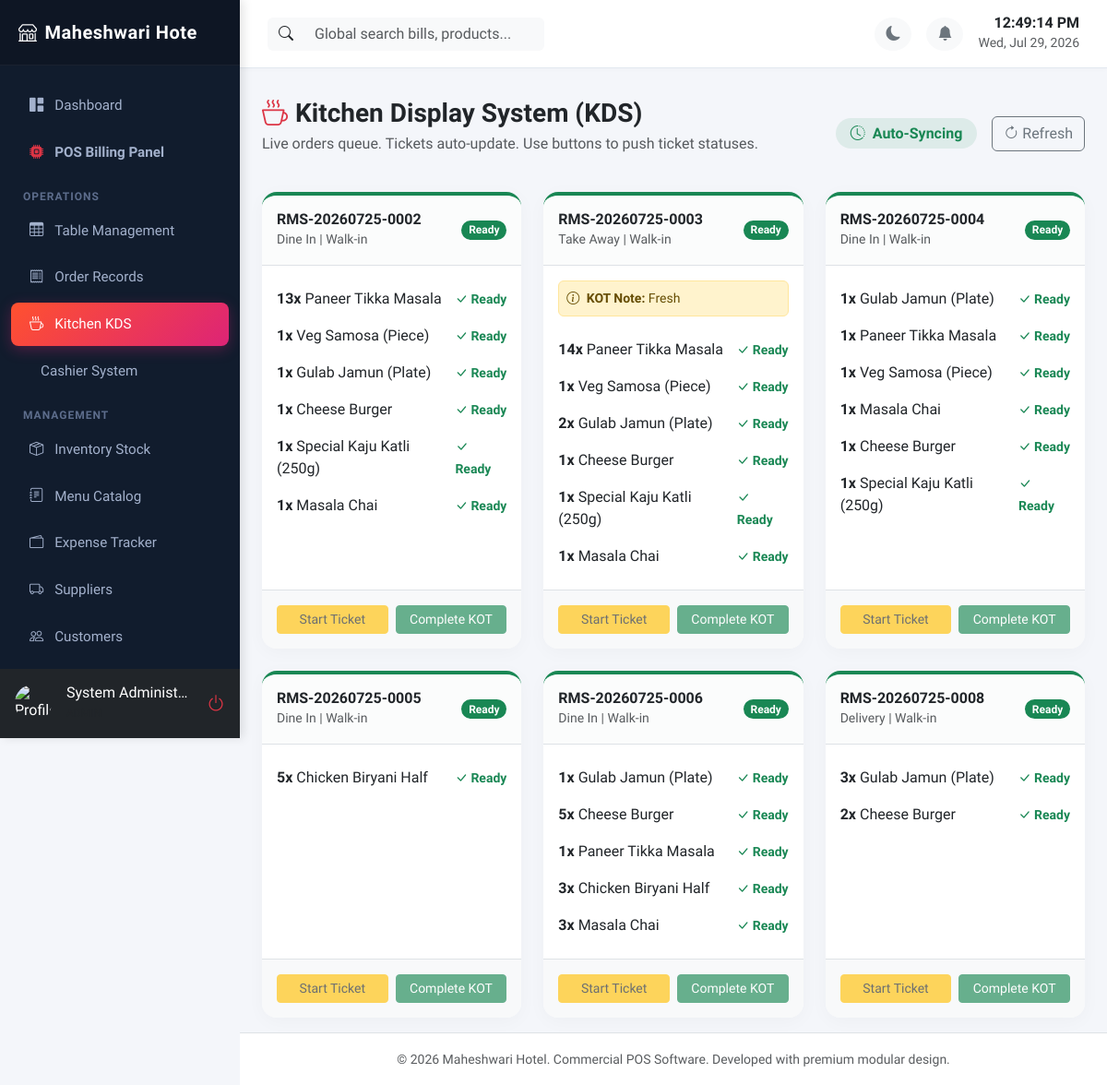
/kitchen (signed in), run on the app's committed database.
### app/models/__init__.py (models this page shows, shortened)
class RestaurantSetting(db.Model):
    __tablename__ = 'restaurant_settings'
    id = db.Column(db.Integer, primary_key=True)
    key = db.Column(db.String(100), unique=True, nullable=False)
    value = db.Column(db.Text, nullable=True)

class User(db.Model, UserMixin):
    __tablename__ = 'users'
    id = db.Column(db.Integer, primary_key=True)
    employee_id = db.Column(db.String(50), unique=True, nullable=False)
    username = db.Column(db.String(80), unique=True, nullable=False)
    password_hash = db.Column(db.String(200), nullable=False)
    name = db.Column(db.String(120), nullable=False)
    email = db.Column(db.String(120), unique=True, nullable=True)
    mobile = db.Column(db.String(15), nullable=True)
    role = db.Column(db.String(50), nullable=False, default='Cashier') # Admin, Manager, Cashier, Waiter, Kitchen, Store Manager
    permissions = db.Column(db.Text, nullable=True) # JSON stored as string for custom permission flags
    status = db.Column(db.String(20), default='Active') # Active, Disabled
    photo = db.Column(db.String(250), nullable=True)
    joining_date = db.Column(db.Date, nullable=True)
    shift = db.Column(db.String(50), nullable=True) # Day, Night, Evening
    fingerprint_enabled = db.Column(db.Boolean, default=False)
    credentials = db.relationship('WebAuthnCredential', backref='user', lazy=True, cascade='all, delete-orphan')
    attendances = db.relationship('Attendance', backref='user', lazy=True, cascade='all, delete-orphan')
    activity_logs = db.relationship('ActivityLog', backref='user', lazy=True)
    def has_permission(self, permission):
        if self.role == 'Admin':
            return True
        perms = self.get_permissions_list()
        return permission in perms

class Order(db.Model):
    __tablename__ = 'orders'
    id = db.Column(db.Integer, primary_key=True)
    order_number = db.Column(db.String(50), unique=True, nullable=False)
    table_id = db.Column(db.Integer, db.ForeignKey('restaurant_tables.id'), nullable=True)
    customer_id = db.Column(db.Integer, db.ForeignKey('customers.id'), nullable=True)
    customer_name = db.Column(db.String(120), nullable=True) # for quick walk-ins
    customer_mobile = db.Column(db.String(15), nullable=True)
    order_type = db.Column(db.String(20), default='Dine In') # Dine In, Take Away, Delivery
    notes = db.Column(db.Text, nullable=True)
    kitchen_status = db.Column(db.String(20), default='Pending') # Pending, Preparing, Ready, Served, Paid
    created_at = db.Column(db.DateTime, default=datetime.utcnow)
    updated_at = db.Column(db.DateTime, default=datetime.utcnow, onupdate=datetime.utcnow)
    subtotal = db.Column(db.Float, default=0.0)
    gst_amount = db.Column(db.Float, default=0.0)
    discount = db.Column(db.Float, default=0.0)
    round_off = db.Column(db.Float, default=0.0)
    grand_total = db.Column(db.Float, default=0.0)
    payment_status = db.Column(db.String(20), default='Unpaid') # Unpaid, Paid, Partially Paid
    payment_method = db.Column(db.String(50), nullable=True) # Cash, UPI, Card, Split
    split_details = db.Column(db.Text, nullable=True) # JSON details for split payment
    cashier_id = db.Column(db.Integer, db.ForeignKey('users.id'), nullable=True)
    items = db.relationship('OrderItem', backref='order', lazy=True, cascade='all, delete-orphan')

class OrderItem(db.Model):
    __tablename__ = 'order_items'
    id = db.Column(db.Integer, primary_key=True)
    order_id = db.Column(db.Integer, db.ForeignKey('orders.id', ondelete='CASCADE'), nullable=False)
    menu_item_id = db.Column(db.Integer, db.ForeignKey('menu_items.id'), nullable=False)
    item_name = db.Column(db.String(120), nullable=False) # snapshot
    quantity = db.Column(db.Integer, default=1)
    rate = db.Column(db.Float, default=0.0)
    gst_percent = db.Column(db.Float, default=5.0)
    discount = db.Column(db.Float, default=0.0)
    subtotal = db.Column(db.Float, default=0.0)
    kitchen_item_status = db.Column(db.String(20), default='Pending') # Pending, Preparing, Ready, Served, Cancelled
    menu_item = db.relationship('MenuItem')

### app/routes/kitchen.py (the view)
@kitchen_bp.route('/kitchen')
@login_required
@permission_required('kitchen')
def display():
    active_orders = Order.query.filter(Order.kitchen_status.in_(['Pending', 'Preparing', 'Ready'])).order_by(Order.created_at.asc()).all()
    return render_template('kitchen/display.html', orders=active_orders)

### app/templates/kitchen/display.html (shortened to what this page needs)
{% extends "base.html" %}
{% block content %}
<div class="d-flex align-items-center justify-content-between mb-4">
    <div>
        <h3 class="fw-bold mb-1"><i class="bi bi-cup-hot text-danger me-2"></i>Kitchen Display System (KDS)</h3>
        <p class="text-muted">Live orders queue. Tickets auto-update. Use buttons to push ticket statuses.</p>
    </div>
    <div class="d-flex align-items-center gap-3">
        <span class="badge bg-success bg-opacity-10 text-success px-3 py-2 fs-6 rounded-pill"><i class="bi bi-clock-history me-1"></i> Auto-Syncing</span>
        <button class="btn btn-outline-secondary" onclick="location.reload()"><i class="bi bi-arrow-clockwise"></i> Refresh</button>
    </div>
</div>
<div class="row row-cols-1 row-cols-md-2 row-cols-xl-3 g-4" id="kds-cards-grid">
    {% for order in orders %}
    <div class="col" id="order-card-{{ order.id }}">
        <div class="card card-custom h-100 overflow-hidden border-top border-4 {% if order.kitchen_status == 'Pending' %}border-danger{% elif order.kitchen_status == 'Preparing' %}border-warning{% else %}border-success{% endif %}">
            <div class="p-3 bg-light bg-opacity-50 border-bottom d-flex align-items-center justify-content-between">
                <div>
                    <h6 class="mb-0 fw-bold">{{ order.order_number }}</h6>
                    <small class="text-muted">{{ order.order_type }} | {{ order.table_rel.table_number if order.table_rel else "Walk-in" }}</small>
                </div>
                <span class="badge {% if order.kitchen_status == 'Pending' %}bg-danger{% elif order.kitchen_status == 'Preparing' %}bg-warning text-dark{% else %}bg-success{% endif %} rounded-pill">
                    {{ order.kitchen_status }}
                </span>
            </div>
            <div class="card-body p-3 flex-grow-1">
                {% if order.notes %}
                <div class="alert alert-warning p-2 small mb-3"><i class="bi bi-info-circle me-1"></i> <b>KOT Note:</b> {{ order.notes }}</div>
                {% endif %}
                <ul class="list-group list-group-flush">
                    {% for item in order.items %}
                    <li class="list-group-item px-0 py-2 d-flex align-items-center justify-content-between border-0">
                        <div>
                            <span class="fw-bold">{{ item.quantity }}x</span> {{ item.item_name }}
                        </div>
                        <div>
                            {% if item.kitchen_item_status == 'Pending' %}
                            <button class="btn btn-xs btn-outline-warning py-0 px-2" onclick="updateItemStatus({{ item.id }}, 'Preparing')">Start</button>
                            {% elif item.kitchen_item_status == 'Preparing' %}
                            <button class="btn btn-xs btn-outline-success py-0 px-2" onclick="updateItemStatus({{ item.id }}, 'Ready')">Done</button>
                            {% else %}
                            <span class="text-success small fw-bold"><i class="bi bi-check-lg"></i> Ready</span>
                            {% endif %}
                        </div>
                    </li>
                    {% endfor %}
                </ul>
            </div>
            <div class="p-3 bg-light border-top d-flex gap-2">
                <form action="{{ url_for('kitchen.update_order_status', order_id=order.id) }}" method="POST" class="w-100 d-flex gap-2">
                    <button type="submit" class="btn btn-sm btn-warning text-dark flex-grow-1" {% if order.kitchen_status != 'Pending' %}disabled{% endif %}>Start Ticket</button>
                </form>
                <form action="{{ url_for('kitchen.update_order_status', order_id=order.id) }}" method="POST" class="w-100 d-flex gap-2">
                    <button type="submit" class="btn btn-sm btn-success flex-grow-1" {% if order.kitchen_status == 'Ready' %}disabled{% endif %}>Complete KOT</button>
                </form>
            </div>
        </div>
    </div>
    {% endfor %}
</div>
{% endblock %}

### app/templates/base.html (shortened to what this page needs)
<!DOCTYPE html>
<html lang="en" data-bs-theme="light">
<head>
    <link href="https://cdn.jsdelivr.net/npm/bootstrap@5.3.1/dist/css/bootstrap.min.css" rel="stylesheet">
    <link href="https://cdn.jsdelivr.net/npm/bootstrap-icons@1.10.5/font/bootstrap-icons.css" rel="stylesheet">
    <link href="https://cdn.jsdelivr.net/npm/sweetalert2@11.7.27/dist/sweetalert2.min.css" rel="stylesheet">
    <link href="https://cdn.datatables.net/1.13.6/css/dataTables.bootstrap5.min.css" rel="stylesheet">
</head>
<body>
    <div id="sidebar" class="d-flex flex-column">
        <div class="logo d-flex align-items-center justify-content-between">
            <span><i class="bi bi-shop me-2"></i>{{ restaurant_name[:15] }}</span>
        </div>
        <div class="flex-grow-1 mt-3">
            <a href="{{ url_for('dashboard.index') }}" class="nav-link {% if request.endpoint == 'dashboard.index' %}active{% endif %}">
                <i class="bi bi-grid-1x2-fill"></i> Dashboard
            </a>
            {% if current_user.has_permission('orders') %}
            <a href="{{ url_for('orders.pos_interface') }}" class="nav-link {% if request.endpoint == 'orders.pos_interface' %}active{% endif %}">
                <i class="bi bi-cpu-fill text-danger"></i> <b>POS Billing Panel</b>
            </a>
            {% endif %}
            <div class="nav-header">Operations</div>
            {% if current_user.has_permission('tables') %}
            <a href="{{ url_for('tables.layout') }}" class="nav-link {% if request.endpoint == 'tables.layout' %}active{% endif %}">
                <i class="bi bi-table"></i> Table Management
            </a>
            {% endif %}
            {% if current_user.has_permission('orders') %}
            <a href="{{ url_for('orders.list_orders') }}" class="nav-link {% if request.endpoint == 'orders.list_orders' %}active{% endif %}">
                <i class="bi bi-receipt"></i> Order Records
            </a>
            {% endif %}
            {% if current_user.has_permission('kitchen') %}
            <a href="{{ url_for('kitchen.display') }}" class="nav-link {% if request.endpoint == 'kitchen.display' %}active{% endif %}">
                <i class="bi bi-cup-hot"></i> Kitchen KDS
            </a>
            {% endif %}
            {% if current_user.has_permission('billing') %}
            <a href="{{ url_for('billing.index') }}" class="nav-link {% if request.endpoint == 'billing.index' %}active{% endif %}">
                 Cashier System
            </a>
            {% endif %}
            <div class="nav-header">Management</div>
            {% if current_user.has_permission('inventory') %}
            <a href="{{ url_for('inventory.index') }}" class="nav-link {% if 'inventory' in request.endpoint %}active{% endif %}">
                <i class="bi bi-box-seam"></i> Inventory Stock
            </a>
            {% endif %}
            {% if current_user.has_permission('menu') %}
            <a href="{{ url_for('menu.list_menu') }}" class="nav-link {% if 'menu' in request.endpoint %}active{% endif %}">
                <i class="bi bi-journal-text"></i> Menu Catalog
            </a>
            {% endif %}
            {% if current_user.has_permission('expenses') %}
            <a href="{{ url_for('expenses.list_expenses') }}" class="nav-link {% if 'expenses' in request.endpoint and 'suppliers' not in request.url %}active{% endif %}">
                <i class="bi bi-wallet2"></i> Expense Tracker
            </a>
            {% endif %}
            {% if current_user.has_permission('suppliers') %}
            <a href="{{ url_for('expenses.list_suppliers') }}" class="nav-link {% if 'suppliers' in request.endpoint %}active{% endif %}">
                <i class="bi bi-truck"></i> Suppliers
            </a>
            {% endif %}
            {% if current_user.has_permission('customers') %}
            <a href="{{ url_for('customers.index') }}" class="nav-link {% if 'customers' in request.endpoint %}active{% endif %}">
                <i class="bi bi-people"></i> Customers
            </a>
            {% endif %}
            {% if current_user.has_permission('attendance') %}
            <a href="{{ url_for('attendance.index') }}" class="nav-link {% if 'attendance' in request.endpoint %}active{% endif %}">
            </a>
            {% endif %}
        </div>
        <div class="p-3 bg-dark d-flex align-items-center gap-3">
            <img src="{{ url_for('static', filename=current_user.photo if current_user.photo else 'uploads/profiles/default.png') }}" onerror="this.src='https://cdn-icons-png.flaticon.com/512/3135/3135715.png'" class="rounded-circle" width="40" height="40" alt="Profile">
            <div class="overflow-hidden">
                <h6 class="mb-0 text-white text-truncate">{{ current_user.name }}</h6>
                <small class="text-muted text-uppercase" style="font-size: 0.75rem;">{{ current_user.role }}</small>
            </div>
            <a href="{{ url_for('auth.logout') }}" class="text-danger ms-auto fs-5" title="Logout"><i class="bi bi-power"></i></a>
        </div>
    </div>
    <div id="content">
        <nav class="navbar navbar-expand navbar-main align-items-center justify-content-between">
            <div class="d-flex align-items-center gap-3">
                <div class="position-relative d-none d-md-block" style="width: 300px;">
                    <div class="input-group">
                        <span class="input-group-text bg-light border-0"><i class="bi bi-search"></i></span>
                        <input type="text" class="form-control bg-light border-0" id="global-search-input" placeholder="Global search bills, products...">
                    </div>
                </div>
            </div>
            <div class="d-flex align-items-center gap-3">
                <button class="btn btn-light rounded-circle border-0 text-secondary" id="theme-toggle-btn"><i class="bi bi-moon-fill"></i></button>
                <div class="dropdown">
                    <button class="btn btn-light rounded-circle border-0 text-secondary position-relative" type="button" data-bs-toggle="dropdown" aria-expanded="false" id="notif-dropdown-btn">
                        <i class="bi bi-bell-fill"></i>
                    </button>
                </div>
                <div class="text-end d-none d-sm-block">
                    <h6 class="mb-0 fw-bold" id="live-time">00:00:00</h6>
                    <small class="text-muted" id="live-date">July 24, 2026</small>
                </div>
            </div>
        </nav>
        <div class="container-fluid px-4 py-3 flex-grow-1">
            {% block content %}{% endblock %}
        </div>
        <footer class="bg-white py-3 border-top mt-auto text-center text-muted">
            <small>&copy; 2026 {{ restaurant_name }}. Commercial POS Software. Developed with premium modular design.</small>
        </footer>
    </div>
</body>
</html>

### data on the page
RestaurantSetting: value "Maheshwari Hote", value "Maheshwari Hotel"
User: name "System Administ…"
Order: order_number "RMS-20260725-0002", order_type "Dine In", table_rel "Walk-in", kitchen_status "Ready"
OrderItem: quantity "13", item_name "Paneer Tikka Masala", kitchen_item_status "Ready" (drawn)
OrderItem: quantity "1", item_name "Veg Samosa (Piece)", kitchen_item_status "Ready" (drawn)
OrderItem: quantity "1", item_name "Gulab Jamun (Plate)", kitchen_item_status "Ready" (drawn)
OrderItem: quantity "1", item_name "Cheese Burger", kitchen_item_status "Ready" (drawn)
OrderItem: quantity "1", item_name "Special Kaju Katli (250g)", kitchen_item_status "Ready" (drawn)
OrderItem: quantity "1", item_name "Masala Chai", kitchen_item_status "Ready" (drawn)
Order: order_number "RMS-20260725-0003", order_type "Take Away", table_rel "Walk-in", kitchen_status "Ready", notes "Fresh"
OrderItem: quantity "14", item_name "Paneer Tikka Masala", kitchen_item_status "Ready" (drawn)
OrderItem: quantity "1", item_name "Veg Samosa (Piece)", kitchen_item_status "Ready" (drawn)
OrderItem: quantity "2", item_name "Gulab Jamun (Plate)", kitchen_item_status "Ready" (drawn)
OrderItem: quantity "1", item_name "Cheese Burger", kitchen_item_status "Ready" (drawn)
OrderItem: quantity "1", item_name "Special Kaju Katli (250g)", kitchen_item_status "Ready" (drawn)
OrderItem: quantity "1", item_name "Masala Chai", kitchen_item_status "Ready" (drawn)
Order: order_number "RMS-20260725-0004", order_type "Dine In", table_rel "Walk-in", kitchen_status "Ready"
OrderItem: quantity "1", item_name "Gulab Jamun (Plate)", kitchen_item_status "Ready" (drawn)
OrderItem: quantity "1", item_name "Paneer Tikka Masala", kitchen_item_status "Ready" (drawn)
OrderItem: quantity "1", item_name "Veg Samosa (Piece)", kitchen_item_status "Ready" (drawn)
OrderItem: quantity "1", item_name "Masala Chai", kitchen_item_status "Ready" (drawn)
OrderItem: quantity "1", item_name "Cheese Burger", kitchen_item_status "Ready" (drawn)
OrderItem: quantity "1", item_name "Special Kaju Katli (250g)", kitchen_item_status "Ready" (drawn)
Order: order_number "RMS-20260725-0005", order_type "Dine In", table_rel "Walk-in", kitchen_status "Ready"
OrderItem: quantity "5", item_name "Chicken Biryani Half", kitchen_item_status "Ready" (drawn)
Order: order_number "RMS-20260725-0006", order_type "Dine In", table_rel "Walk-in", kitchen_status "Ready"
OrderItem: quantity "1", item_name "Gulab Jamun (Plate)", kitchen_item_status "Ready" (drawn)
OrderItem: quantity "5", item_name "Cheese Burger", kitchen_item_status "Ready" (drawn)
OrderItem: quantity "1", item_name "Paneer Tikka Masala", kitchen_item_status "Ready" (drawn)
OrderItem: quantity "3", item_name "Chicken Biryani Half", kitchen_item_status "Ready" (drawn)
OrderItem: quantity "3", item_name "Masala Chai", kitchen_item_status "Ready" (drawn)
Order: order_number "RMS-20260725-0008", order_type "Delivery", table_rel "Walk-in", kitchen_status "Ready"
OrderItem: quantity "3", item_name "Gulab Jamun (Plate)", kitchen_item_status "Ready" (drawn)
OrderItem: quantity "2", item_name "Cheese Burger", kitchen_item_status "Ready" (drawn)
